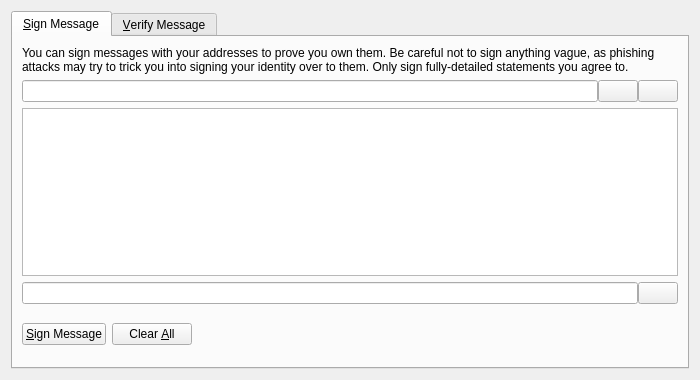
<?xml version="1.0" encoding="UTF-8"?>
<ui version="4.0">
 <class>SignVerifyMessageDialog</class>
 <widget class="QDialog" name="SignVerifyMessageDialog">
  <property name="geometry">
   <rect>
    <x>0</x>
    <y>0</y>
    <width>700</width>
    <height>380</height>
   </rect>
  </property>
  <property name="windowTitle">
   <string>Signatures - Sign / Verify a Message</string>
  </property>
  <property name="modal">
   <bool>true</bool>
  </property>
  <layout class="QVBoxLayout" name="verticalLayout">
   <item>
    <widget class="QTabWidget" name="tabWidget">
     <property name="currentIndex">
      <number>0</number>
     </property>
     <widget class="QWidget" name="tabSignMessage">
      <attribute name="title">
       <string>&amp;Sign Message</string>
      </attribute>
      <layout class="QVBoxLayout" name="verticalLayout_SM">
       <item>
        <widget class="QLabel" name="infoLabel_SM">
         <property name="text">
          <string>You can sign messages with your addresses to prove you own them. Be careful not to sign anything vague, as phishing attacks may try to trick you into signing your identity over to them. Only sign fully-detailed statements you agree to.</string>
         </property>
         <property name="textFormat">
          <enum>Qt::PlainText</enum>
         </property>
         <property name="wordWrap">
          <bool>true</bool>
         </property>
        </widget>
       </item>
       <item>
        <layout class="QHBoxLayout" name="horizontalLayout_1_SM">
         <property name="spacing">
          <number>0</number>
         </property>
         <item>
          <widget class="QValidatedLineEdit" name="addressIn_SM">
           <property name="toolTip">
            <string>The address to sign the message with (e.g. 4Zo1ga6xuKuQ7JV7M9rGDoxdbYwV5zgQJ5)</string>
           </property>
           <property name="maxLength">
            <number>34</number>
           </property>
          </widget>
         </item>
         <item>
          <widget class="QPushButton" name="addressBookButton_SM">
           <property name="toolTip">
            <string>Choose an address from the address book</string>
           </property>
           <property name="text">
            <string/>
           </property>
           <property name="icon">
            <iconset resource="../calm.qrc">
             <normaloff>:/icons/address-book</normaloff>:/icons/address-book</iconset>
           </property>
           <property name="shortcut">
            <string>Alt+A</string>
           </property>
           <property name="autoDefault">
            <bool>false</bool>
           </property>
          </widget>
         </item>
         <item>
          <widget class="QPushButton" name="pasteButton_SM">
           <property name="toolTip">
            <string>Paste address from clipboard</string>
           </property>
           <property name="text">
            <string/>
           </property>
           <property name="icon">
            <iconset resource="../calm.qrc">
             <normaloff>:/icons/editpaste</normaloff>:/icons/editpaste</iconset>
           </property>
           <property name="shortcut">
            <string>Alt+P</string>
           </property>
           <property name="autoDefault">
            <bool>false</bool>
           </property>
          </widget>
         </item>
        </layout>
       </item>
       <item>
        <widget class="QPlainTextEdit" name="messageIn_SM">
         <property name="toolTip">
          <string>Enter the message you want to sign here</string>
         </property>
        </widget>
       </item>
       <item>
        <layout class="QHBoxLayout" name="horizontalLayout_2_SM">
         <property name="spacing">
          <number>0</number>
         </property>
         <item>
          <widget class="QLineEdit" name="signatureOut_SM">
           <property name="font">
            <font>
             <italic>true</italic>
            </font>
           </property>
           <property name="readOnly">
            <bool>true</bool>
           </property>
          </widget>
         </item>
         <item>
          <widget class="QPushButton" name="copySignatureButton_SM">
           <property name="toolTip">
            <string>Copy the current signature to the system clipboard</string>
           </property>
           <property name="text">
            <string/>
           </property>
           <property name="icon">
            <iconset resource="../calm.qrc">
             <normaloff>:/icons/editcopy</normaloff>:/icons/editcopy</iconset>
           </property>
           <property name="autoDefault">
            <bool>false</bool>
           </property>
          </widget>
         </item>
        </layout>
       </item>
       <item>
        <layout class="QHBoxLayout" name="horizontalLayout_3_SM">
         <item>
          <widget class="QPushButton" name="signMessageButton_SM">
           <property name="toolTip">
            <string>Sign the message to prove you own this Magi address</string>
           </property>
           <property name="text">
            <string>&amp;Sign Message</string>
           </property>
           <property name="icon">
            <iconset resource="../calm.qrc">
             <normaloff>:/icons/edit</normaloff>:/icons/edit</iconset>
           </property>
           <property name="autoDefault">
            <bool>false</bool>
           </property>
          </widget>
         </item>
         <item>
          <widget class="QPushButton" name="clearButton_SM">
           <property name="toolTip">
            <string>Reset all sign message fields</string>
           </property>
           <property name="text">
            <string>Clear &amp;All</string>
           </property>
           <property name="icon">
            <iconset resource="../calm.qrc">
             <normaloff>:/icons/remove</normaloff>:/icons/remove</iconset>
           </property>
           <property name="autoDefault">
            <bool>false</bool>
           </property>
          </widget>
         </item>
         <item>
          <spacer name="horizontalSpacer_1_SM">
           <property name="orientation">
            <enum>Qt::Horizontal</enum>
           </property>
           <property name="sizeHint" stdset="0">
            <size>
             <width>40</width>
             <height>48</height>
            </size>
           </property>
          </spacer>
         </item>
         <item>
          <widget class="QLabel" name="statusLabel_SM">
           <property name="font">
            <font>
             <weight>75</weight>
             <bold>true</bold>
            </font>
           </property>
           <property name="text">
            <string/>
           </property>
           <property name="wordWrap">
            <bool>true</bool>
           </property>
          </widget>
         </item>
         <item>
          <spacer name="horizontalSpacer_2_SM">
           <property name="orientation">
            <enum>Qt::Horizontal</enum>
           </property>
           <property name="sizeHint" stdset="0">
            <size>
             <width>40</width>
             <height>48</height>
            </size>
           </property>
          </spacer>
         </item>
        </layout>
       </item>
      </layout>
     </widget>
     <widget class="QWidget" name="tabVerifyMessage">
      <attribute name="title">
       <string>&amp;Verify Message</string>
      </attribute>
      <layout class="QVBoxLayout" name="verticalLayout_VM">
       <item>
        <widget class="QLabel" name="infoLabel_VM">
         <property name="text">
          <string>Enter the signing address, message (ensure you copy line breaks, spaces, tabs, etc. exactly) and signature below to verify the message. Be careful not to read more into the signature than what is in the signed message itself, to avoid being tricked by a man-in-the-middle attack.</string>
         </property>
         <property name="textFormat">
          <enum>Qt::PlainText</enum>
         </property>
         <property name="alignment">
          <set>Qt::AlignLeading|Qt::AlignLeft|Qt::AlignTop</set>
         </property>
         <property name="wordWrap">
          <bool>true</bool>
         </property>
        </widget>
       </item>
       <item>
        <layout class="QHBoxLayout" name="horizontalLayout_1_VM">
         <property name="spacing">
          <number>0</number>
         </property>
         <item>
          <widget class="QValidatedLineEdit" name="addressIn_VM">
           <property name="toolTip">
            <string>The address the message was signed with (e.g. 4Zo1ga6xuKuQ7JV7M9rGDoxdbYwV5zgQJ5)</string>
           </property>
           <property name="maxLength">
            <number>34</number>
           </property>
          </widget>
         </item>
         <item>
          <widget class="QPushButton" name="addressBookButton_VM">
           <property name="toolTip">
            <string>Choose an address from the address book</string>
           </property>
           <property name="text">
            <string/>
           </property>
           <property name="icon">
            <iconset resource="../calm.qrc">
             <normaloff>:/icons/address-book</normaloff>:/icons/address-book</iconset>
           </property>
           <property name="shortcut">
            <string>Alt+A</string>
           </property>
           <property name="autoDefault">
            <bool>false</bool>
           </property>
          </widget>
         </item>
        </layout>
       </item>
       <item>
        <widget class="QPlainTextEdit" name="messageIn_VM"/>
       </item>
       <item>
        <widget class="QValidatedLineEdit" name="signatureIn_VM"/>
       </item>
       <item>
        <layout class="QHBoxLayout" name="horizontalLayout_2_VM">
         <item>
          <widget class="QPushButton" name="verifyMessageButton_VM">
           <property name="toolTip">
            <string>Verify the message to ensure it was signed with the specified Magi address</string>
           </property>
           <property name="text">
            <string>&amp;Verify Message</string>
           </property>
           <property name="icon">
            <iconset resource="../calm.qrc">
             <normaloff>:/icons/transaction_0</normaloff>:/icons/transaction_0</iconset>
           </property>
           <property name="autoDefault">
            <bool>false</bool>
           </property>
          </widget>
         </item>
         <item>
          <widget class="QPushButton" name="clearButton_VM">
           <property name="toolTip">
            <string>Reset all verify message fields</string>
           </property>
           <property name="text">
            <string>Clear &amp;All</string>
           </property>
           <property name="icon">
            <iconset resource="../calm.qrc">
             <normaloff>:/icons/remove</normaloff>:/icons/remove</iconset>
           </property>
           <property name="autoDefault">
            <bool>false</bool>
           </property>
          </widget>
         </item>
         <item>
          <spacer name="horizontalSpacer_1_VM">
           <property name="orientation">
            <enum>Qt::Horizontal</enum>
           </property>
           <property name="sizeHint" stdset="0">
            <size>
             <width>40</width>
             <height>48</height>
            </size>
           </property>
          </spacer>
         </item>
         <item>
          <widget class="QLabel" name="statusLabel_VM">
           <property name="font">
            <font>
             <weight>75</weight>
             <bold>true</bold>
            </font>
           </property>
           <property name="text">
            <string/>
           </property>
           <property name="wordWrap">
            <bool>true</bool>
           </property>
          </widget>
         </item>
         <item>
          <spacer name="horizontalSpacer_2_VM">
           <property name="orientation">
            <enum>Qt::Horizontal</enum>
           </property>
           <property name="sizeHint" stdset="0">
            <size>
             <width>40</width>
             <height>48</height>
            </size>
           </property>
          </spacer>
         </item>
        </layout>
       </item>
      </layout>
     </widget>
    </widget>
   </item>
  </layout>
 </widget>
 <customwidgets>
  <customwidget>
   <class>QValidatedLineEdit</class>
   <extends>QLineEdit</extends>
   <header>qvalidatedlineedit.h</header>
  </customwidget>
 </customwidgets>
 <resources>
  <include location="../calm.qrc"/>
 </resources>
 <connections/>
</ui>
